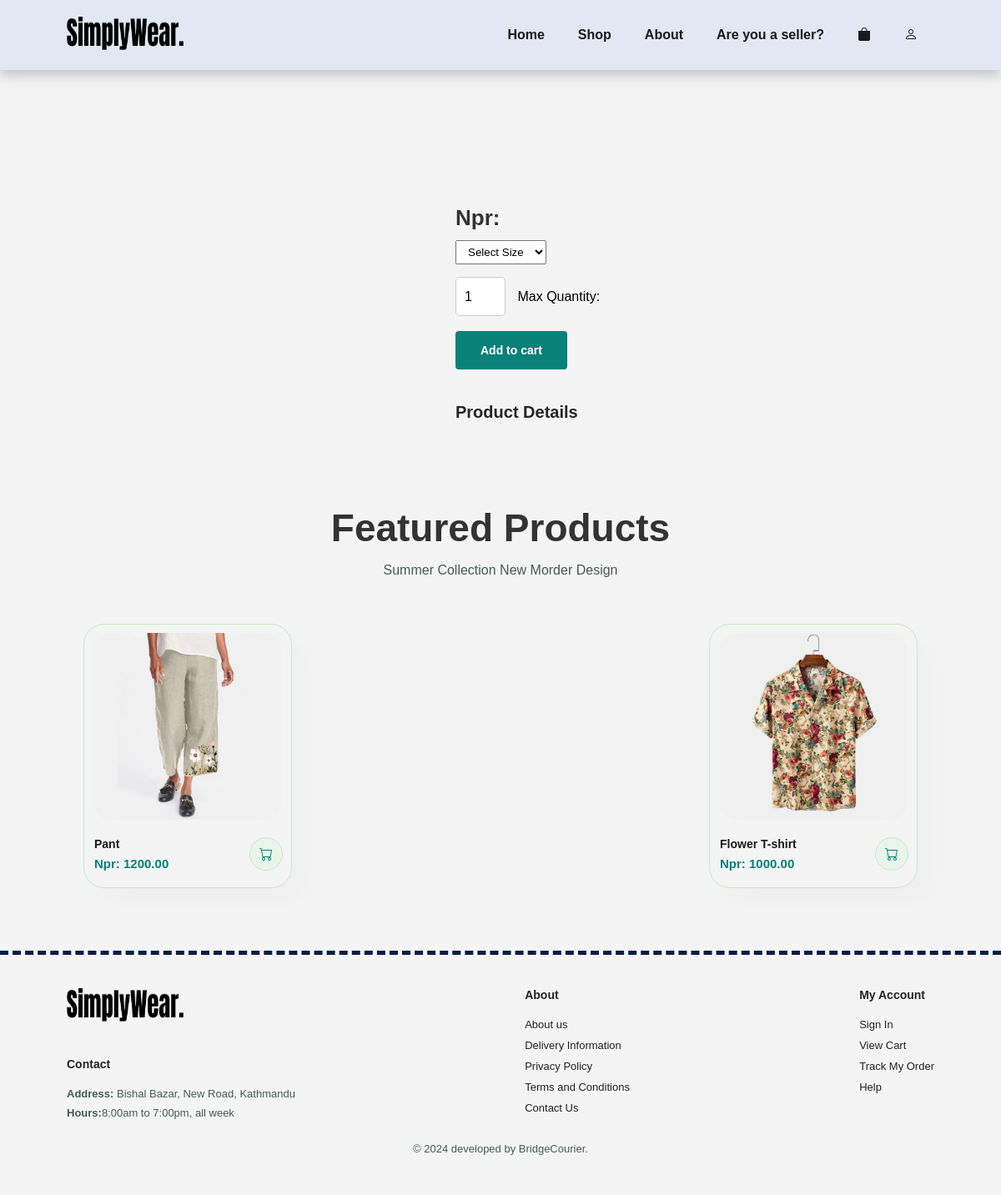
The page /sproduct.php on the database its author committed.
### tables this page shows
CREATE TABLE `productdetails` (
  `prod_id` int(11) NOT NULL,
  `prodname` varchar(100) NOT NULL,
  `prod_desc` varchar(255) NOT NULL,
  `image` varchar(255) DEFAULT NULL,
  `price` decimal(10,2) NOT NULL,
  `quantity` int(11) DEFAULT NULL,
  `f_stat` tinyint(1) DEFAULT 0,
  `na_stat` tinyint(1) DEFAULT 0,
  `created_by` int(11) NOT NULL,
  `created_at` timestamp NOT NULL DEFAULT current_timestamp(),
  `modified_by` int(11) DEFAULT NULL,
  `modified_at` timestamp NULL DEFAULT NULL
);

### functions.php (called while the page is built, shortened)
<?php
    function getAllProducts(){
        try {
            $connect = new mysqli('localhost','root','','bridge_courier');
            $sql = "select * from productdetails";
            $result = $connect->query($sql);
            $products = [];
            if ($result->num_rows > 0) {
                while ($record= $result->fetch_assoc()) {
                    array_push($products,$record);
                }
            }
            return $products;
        } catch (\Throwable $th) {
           die('Error: ' . $th->getMessage());
        }
    }
    ?>

### sproduct.php (the view, shortened to what this page needs)
<?php require "functions.php";
    $products = getAllProducts();
    ?>
<!DOCTYPE html>
<html lang="en">
<head>
    <link rel="stylesheet" href="css/main.css?v=<?php echo time(); ?>">
    <link rel="stylesheet" href="https://cdn.jsdelivr.net/npm/bootstrap-icons@1.11.3/font/bootstrap-icons.min.css?v=<?php echo time(); ?>">
</head>
<body>
    <section id="header">
    <?php require "navbar.php"; ?>
    </section>
    <form method="post" enctype="multipart/form-data">
    <section id="prodetails" class="section_p1" >
        <div class="single-pro-image">
        </div>
        <div class="single-pro-details">
                <h4 name="prodname"><?php echo $product['prodname'] ?></h4>
                <h2 name="price">Npr:<?php echo $product['price'] ?></h2>
                <select name="size">
                    <option value="">Select Size</option>
                </select>
                <input type="number" width="10px" name="quantity" min="1" max="<?php echo $product['quantity']?>" value="1" >
                <span>Max Quantity: <?php echo $product['quantity'] ?></span>
                <br/>
                <br/>
                <button type="submit" class="normal" name="submit">Add to cart</button>
                <h4>Product Details</h4>
            </div>
        </section>
    </form>
    <section id="product1" class="section_p1">
        <h2>Featured Products</h2>
        <p>Summer Collection New Morder Design</p>
        <div class="pro-container">
        <?php foreach ($products as $key => $product) { ?>
                <?php if($product['f_stat'] == 1) { ?>
                    <div class="pro" onclick="window.location.href='shop.php'">
                        <img src="img/products/<?php echo $product['image']?>" alt="<?php $product['prodname'] ?>" >
                        <div class="des">
                            <h5><?php echo $product['prodname'] ?></h5>
                            <h4>Npr: <?php echo $product['price'] ?></h4>
                        </div>
                        <a href="shop.php"><i class="bi bi-cart cart"></i></a>
                    </div>
                <?php } ?>
            <?php } ?>
        </div>
    </section>
    <?php require "footer.php"; ?>
</body>
</html>

### css/global.css (style rules this page uses)
* { margin: 0; padding: 0; box-sizing: border-box; font-family: Arial, Helvetica, sans-serif; }
h2 { font-size: 46px; line-height: 54px; color: #252525; }
h4 { font-size: 20px; color: #252525; }
p { font-size: 16px; color: #465b52; margin: 15px 0 20px 0; }
.section_p1 { padding: 40px 80px; }
button.normal { font-size: 14px; font-weight: 600; padding: 15px 30px; color: #000; background-color: #fff; border-radius: 4px; cursor: pointer; border: none; outline: none; transition: 0.2s; }
body { width: 100%; }

### css/index.css (style rules this page uses)
#header { display: flex; align-items: center; justify-content: space-between; padding: 20px 80px; background: #e3e6f3; box-shadow: 0 5px 15px rgba(11, 0, 0, 0.231); z-index: 999; position: sticky; top: 0; left: 0; }
#product1 { text-align: center; }
#product1 .pro-container { display: flex; justify-content: space-between; padding: 20px; flex-wrap: wrap; }
#product1 .pro { width: 23%; min-width: 250px; padding: 10px 12px; border: 1px solid #cce7d0; border-radius: 25px; cursor: pointer; box-shadow: 20px 20px 30px rgba(0, 0, 0, 0.02); margin: 15px 0; transition: 0.2s ease; position: relative; }
#product1 .pro img { width: 100%; border-radius: 20px; }
#product1 .pro .des { text-align: start; padding: 10px 0; }
#product1 .pro .des h5 { padding-top: 7px; color: #1a1a1a; font-size: 14px; }
#product1 .pro .des h4 { padding-top: 7px; font-size: 15px; font-weight: 700; color: #088178; }
#product1 .pro .cart { width: 40px; height: 40px; line-height: 40px; border: 1px solid #cce7d0; border-radius: 50px; background-color: #e8f6ea; font-weight: 500; color: #088178; position: absolute; bottom: 20px; right: 10px; }

### css/shop.css (style rules this page uses)
#prodetails { display: flex; margin-top: 20px; }
#prodetails .single-pro-image { width: 40%; margin-right: 50px ; }
#prodetails .single-pro-details { width: 50%; padding-top: 30px; }
#prodetails .single-pro-details h4 { padding: 40px 0 20px 0; }
#prodetails .single-pro-details h2 { font-size: 26px; }
#prodetails .single-pro-details select { display: block; padding: 5px 10px; margin-bottom: 10px; }
#prodetails .single-pro-details input { width: 60px; height: 47px; padding-left: 10px; font-size: 16px; margin-right: 10px; ; }
#prodetails .single-pro-details button { background-color: #088178; color: #fff; }
#prodetails .single-pro-details span { line-height: 25px; }

### css/admin.css (style rules this page uses)
body { font-family: Arial, sans-serif; background-color: #f4f4f4; margin: 0; padding: 0; }

### css/seller_data.css (style rules this page uses)
* { margin: 0; padding: 0; box-sizing: border-box; }

### css/address.css (style rules this page uses)
h2 { color: #333; }
input { width: 100%; padding: 10px; margin-top: 5px; border: 1px solid #ccc; border-radius: 5px; }

### rows shown on the page
productdetails: image (picture), prodname "Pant", price "1200.00"
productdetails: image (picture), prodname "Flower T-shirt", price "1000.00"
